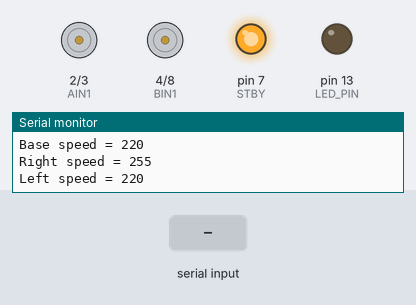
A sketch run on a simulated Arduino Uno, built with avr-gcc and run on an emulated ATmega328P. Shown: motor-driver pin pairs drawn as motors (green arrow = first pin HIGH = forward, orange = second pin HIGH = backward, longer = more drive, scaled by the enable pin, stopped while the standby pin is LOW), output pins drawn as LEDs (lit = HIGH), the last lines printed to the serial monitor. Inputs (shaded band) come from the test bench.

Above: at 3.0 s.
3.1 s: byte 116 ('t') received over Serial
At 3.7 s:
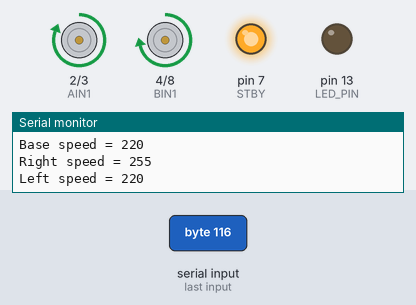
5.4 s: "L\n" received over Serial
At 6.6 s:
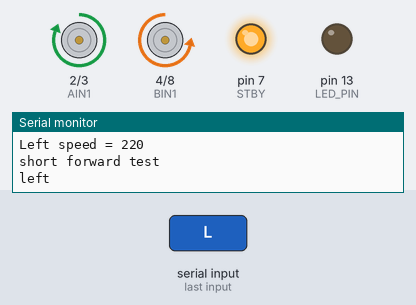
7.0 s: byte 98 ('b') received over Serial
At 7.8 s:
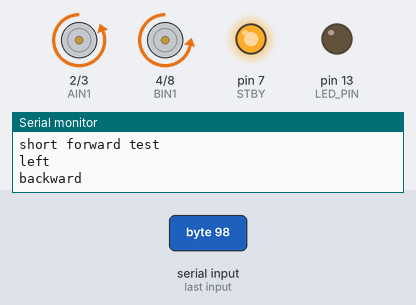
8.6 s: byte 114 ('r') received over Serial
At 9.0 s:
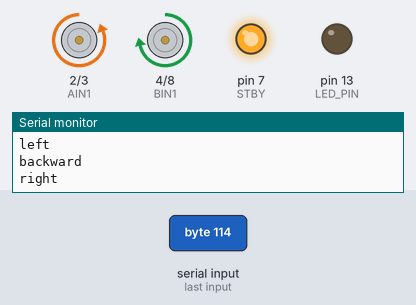
10.2 s: byte 102 ('f') received over Serial
At 11.5 s:
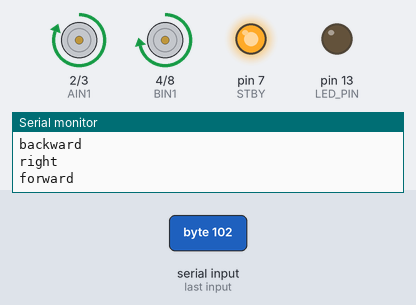
11.8 s: byte 115 ('s') received over Serial
At 12.1 s:
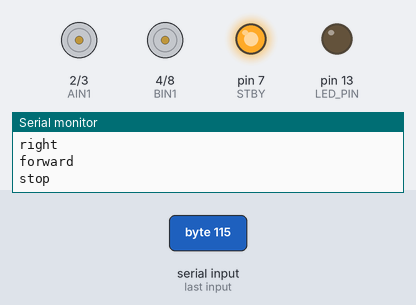
Timing chart, 0 to 14.3 s (numbered marks = the images above; inputs shaded):
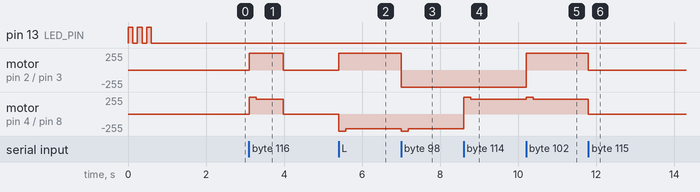

Measured:
- after the input at 3.1 s, motor on pin 2 (AIN1) / pin 3 (AIN2): stopped → forward 255/255 at once, → stopped 0.88 s later; motor on pin 4 (BIN1) / pin 8 (BIN2): stopped → forward 255/255 at once, → forward 220/255 0.18 s later, → stopped 0.70 s later
- after the input at 5.4 s, motor on pin 2 (AIN1) / pin 3 (AIN2): stopped → forward 255/255 at once; motor on pin 4 (BIN1) / pin 8 (BIN2): stopped → backward 255/255 at once, → backward 220/255 0.18 s later
- after the input at 7.0 s, motor on pin 2 (AIN1) / pin 3 (AIN2): forward 255/255 → backward 255/255 at once; motor on pin 4 (BIN1) / pin 8 (BIN2): backward 220/255 → backward 255/255 at once, → backward 220/255 0.18 s later
- after the input at 8.6 s, motor on pin 4 (BIN1) / pin 8 (BIN2): backward 220/255 → forward 255/255 at once, → forward 220/255 0.18 s later
- after the input at 10.2 s, motor on pin 2 (AIN1) / pin 3 (AIN2): backward 255/255 → forward 255/255 at once; motor on pin 4 (BIN1) / pin 8 (BIN2): forward 220/255 → forward 255/255 at once, → forward 220/255 0.18 s later
- after the input at 11.8 s, motor on pin 2 (AIN1) / pin 3 (AIN2): forward 255/255 → stopped at once; motor on pin 4 (BIN1) / pin 8 (BIN2): forward 220/255 → stopped at once

The sketch:

serial_motor_control.ino
```cpp
/*
  TB6612FNG serial motor control
  Board: Arduino Uno R4 WiFi

  Wiring:
    A channel = AO1/AO2 = right motor
    B channel = BO1/BO2 = left motor

    PWMA -> D5
    AIN2 -> D3
    AIN1 -> D2
    STBY -> D7
    BIN1 -> D4
    BIN2 -> D8
    PWMB -> D6

  Serial commands:
    f = forward
    b = backward
    l = turn left in place
    r = turn right in place
    s = stop
    t = short forward test
    0-9 = set speed level

  Use Arduino IDE Serial Monitor at 9600 baud.
*/

const int AIN1 = 2;
const int AIN2 = 3;
const int PWMA = 5;

const int BIN1 = 4;
const int BIN2 = 8;
const int PWMB = 6;

const int STBY = 7;
const int LED_PIN = LED_BUILTIN;

int baseSpeed = 220;

const int RIGHT_OFFSET = 35;
const int LEFT_OFFSET = 0;
const int KICK_SPEED = 255;
const int KICK_TIME_MS = 180;

void setup() {
  pinMode(AIN1, OUTPUT);
  pinMode(AIN2, OUTPUT);
  pinMode(PWMA, OUTPUT);

  pinMode(BIN1, OUTPUT);
  pinMode(BIN2, OUTPUT);
  pinMode(PWMB, OUTPUT);

  pinMode(STBY, OUTPUT);
  pinMode(LED_PIN, OUTPUT);

  digitalWrite(STBY, HIGH);
  stopMotors();

  Serial.begin(9600);
  blinkStatus(3);
  delay(1000);
  printHelp();
}

void loop() {
  if (Serial.available() > 0) {
    char command = Serial.read();
    handleCommand(command);
  }
}

void handleCommand(char command) {
  if (command == '\n' || command == '\r' || command == ' ') {
    return;
  }

  if (command >= '0' && command <= '9') {
    setSpeedLevel(command - '0');
    return;
  }

  switch (command) {
    case 'f':
    case 'F':
      forward();
      Serial.println("forward");
      break;

    case 'b':
    case 'B':
      backward();
      Serial.println("backward");
      break;

    case 'l':
    case 'L':
      turnLeft();
      Serial.println("left");
      break;

    case 'r':
    case 'R':
      turnRight();
      Serial.println("right");
      break;

    case 's':
    case 'S':
      stopMotors();
      Serial.println("stop");
      break;

    case 't':
    case 'T':
      shortForwardTest();
      Serial.println("short forward test");
      break;

    case 'h':
    case 'H':
    case '?':
      printHelp();
      break;

    default:
      Serial.print("unknown command: ");
      Serial.println(command);
      printHelp();
      break;
  }
}

void setSpeedLevel(int level) {
  if (level == 0) {
    baseSpeed = 0;
    stopMotors();
  } else {
    baseSpeed = map(level, 1, 9, 100, 230);
  }

  Serial.print("base speed = ");
  Serial.println(baseSpeed);
  Serial.print("right speed = ");
  Serial.println(rightSpeed());
  Serial.print("left speed = ");
  Serial.println(leftSpeed());
}

void forward() {
  kickForward();
  rightForward(rightSpeed());
  leftForward(leftSpeed());
}

void backward() {
  kickBackward();
  rightBackward(rightSpeed());
  leftBackward(leftSpeed());
}

void turnLeft() {
  kickTurnLeft();
  rightForward(rightSpeed());
  leftBackward(leftSpeed());
}

void turnRight() {
  kickTurnRight();
  rightBackward(rightSpeed());
  leftForward(leftSpeed());
}

void rightForward(int value) {
  digitalWrite(AIN1, HIGH);
  digitalWrite(AIN2, LOW);
  analogWrite(PWMA, value);
}

void rightBackward(int value) {
  digitalWrite(AIN1, LOW);
  digitalWrite(AIN2, HIGH);
  analogWrite(PWMA, value);
}

void leftForward(int value) {
  digitalWrite(BIN1, HIGH);
  digitalWrite(BIN2, LOW);
  analogWrite(PWMB, value);
}

void leftBackward(int value) {
  digitalWrite(BIN1, LOW);
  digitalWrite(BIN2, HIGH);
  analogWrite(PWMB, value);
}

void stopMotors() {
  analogWrite(PWMA, 0);
  analogWrite(PWMB, 0);

  digitalWrite(AIN1, LOW);
  digitalWrite(AIN2, LOW);
  digitalWrite(BIN1, LOW);
  digitalWrite(BIN2, LOW);
}

void shortForwardTest() {
  kickForward();
  rightForward(rightSpeed());
  leftForward(leftSpeed());
  delay(700);
  stopMotors();
}

void kickForward() {
  rightForward(KICK_SPEED);
  leftForward(KICK_SPEED);
  delay(KICK_TIME_MS);
}

void kickBackward() {
  rightBackward(KICK_SPEED);
  leftBackward(KICK_SPEED);
  delay(KICK_TIME_MS);
}

void kickTurnLeft() {
  rightForward(KICK_SPEED);
  leftBackward(KICK_SPEED);
  delay(KICK_TIME_MS);
}

void kickTurnRight() {
  rightBackward(KICK_SPEED);
  leftForward(KICK_SPEED);
  delay(KICK_TIME_MS);
}

int rightSpeed() {
  return constrain(baseSpeed + RIGHT_OFFSET, 0, 255);
}

int leftSpeed() {
  return constrain(baseSpeed + LEFT_OFFSET, 0, 255);
}

void printHelp() {
  Serial.println("Commands:");
  Serial.println("  f = forward");
  Serial.println("  b = backward");
  Serial.println("  l = turn left");
  Serial.println("  r = turn right");
  Serial.println("  s = stop");
  Serial.println("  t = short forward test");
  Serial.println("  0-9 = speed level");
  Serial.print("Base speed = ");
  Serial.println(baseSpeed);
  Serial.print("Right speed = ");
  Serial.println(rightSpeed());
  Serial.print("Left speed = ");
  Serial.println(leftSpeed());
}

void blinkStatus(int count) {
  for (int i = 0; i < count; i++) {
    digitalWrite(LED_PIN, HIGH);
    delay(120);
    digitalWrite(LED_PIN, LOW);
    delay(120);
  }
}
```
